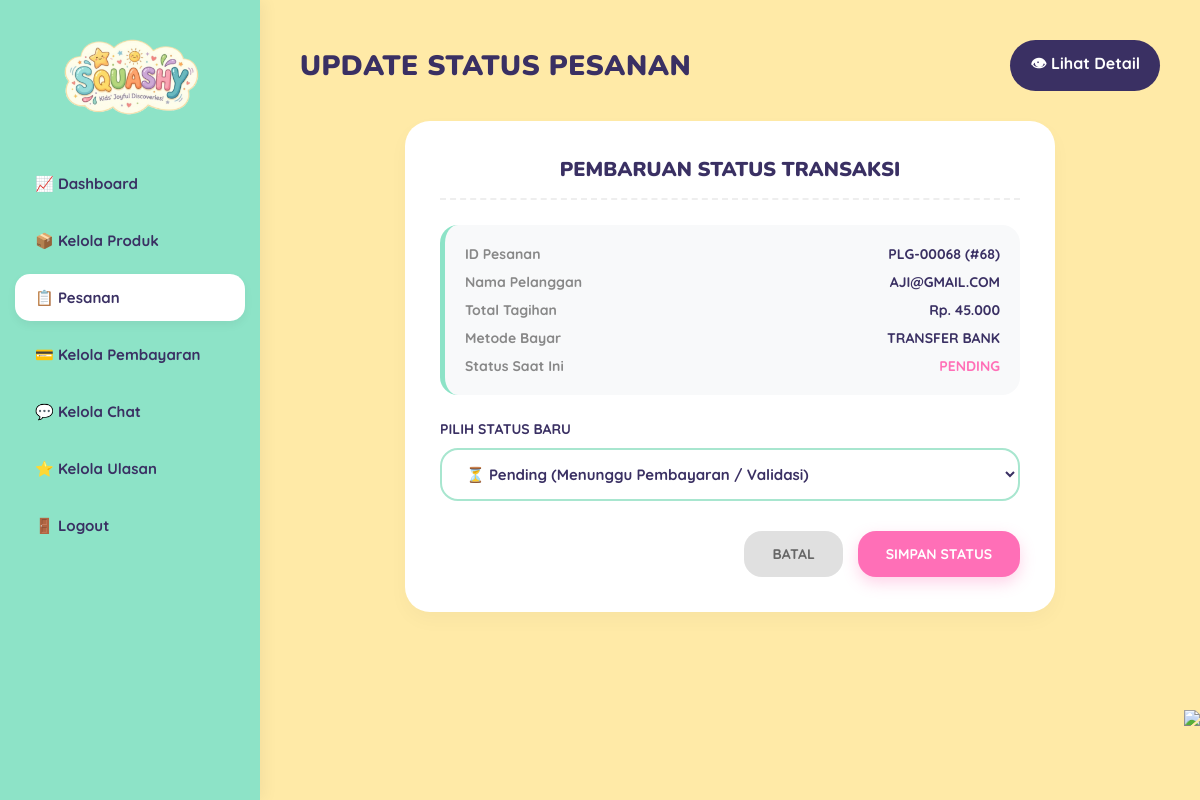
Page /admin/update_status.php?id=68 on the committed database.
### tables this page shows
CREATE TABLE `payment` (
  `id_payment` int NOT NULL,
  `id_order` int NOT NULL,
  `metode_pembayaran` varchar(255) DEFAULT NULL,
  `status_pembayaran` varchar(100) DEFAULT 'pending',
  `waktu_bayar` timestamp NULL DEFAULT CURRENT_TIMESTAMP
);

CREATE TABLE `order` (
  `id_order` int NOT NULL,
  `id_user` int NOT NULL,
  `nomer_hp` varchar(20) DEFAULT NULL,
  `nama_pembeli` varchar(255) NOT NULL,
  `tanggal_pesanan` timestamp NULL DEFAULT CURRENT_TIMESTAMP,
  `total_tagihan` int NOT NULL,
  `status_pesanan` enum('pending','dibayar','diproses','dikirim','selesai','dibatalkan') DEFAULT 'pending'
);

### admin/update_status.php (the view, shortened to what this page needs)
<?php
require_once '../config/database.php';
$id_order = intval($_GET['id']);
$query_order = "
SELECT o.*, p.status_pembayaran, p.metode_pembayaran
FROM `order` o
LEFT JOIN payment p ON o.id_order = p.id_order
WHERE o.id_order = $id_order
";
$result_order = mysqli_query($conn, $query_order);
$order = mysqli_fetch_assoc($result_order);
$display_id = "PLG-" . str_pad($order['id_order'], 5, "0", STR_PAD_LEFT);
?>
<!DOCTYPE html>
<html lang="id">
<head>
</head>
<body>
    <?php require_once '../components/layout/header_admin.php'; ?>
    <div class="main-content">
        <div class="header-dash">
            <h1>UPDATE STATUS PESANAN</h1>
            <a href="detail_pesanan.php?id=<?= $id_order ?>" class="btn-back-link">👁 Lihat Detail</a>
        </div>
        <div class="form-card">
            <h3>Pembaruan Status Transaksi</h3>
            <div class="info-box">
                <div class="info-row">
                    <span class="info-label">ID Pesanan</span>
                    <span><?= $display_id ?> (#<?= $order['id_order'] ?>)</span>
                </div>
                <div class="info-row">
                    <span class="info-label">Nama Pelanggan</span>
                    <span><?= htmlspecialchars(strtoupper($order['nama_pembeli'])) ?></span>
                </div>
                <div class="info-row">
                    <span class="info-label">Total Tagihan</span>
                    <span>Rp. <?= number_format($order['total_tagihan'], 0, ',', '.') ?></span>
                </div>
                <div class="info-row">
                    <span class="info-label">Metode Bayar</span>
                    <span><?= htmlspecialchars(strtoupper($order['metode_pembayaran'] ?? '-')) ?></span>
                </div>
                <div class="info-row">
                    <span class="info-label">Status Saat Ini</span>
                    <span style="font-weight: 900; color: var(--pink-accent); text-transform: uppercase;">
                        <?= htmlspecialchars($order['status_pesanan'] ?? 'pending') ?>
                    </span>
                </div>
            </div>
            <form method="POST">
                <div class="form-group">
                    <label for="status_pesanan">Pilih Status Baru</label>
                    <select name="status_pesanan" id="status_pesanan" class="select-status" required>
                        <option value="pending" <?= strtolower($order['status_pesanan']) === 'pending' ? 'selected' : '' ?>>⏳ Pending (Menunggu Pembayaran / Validasi)</option>
                    </select>
                </div>
                <div class="btn-group">
                    <a href="kelola_pesanan.php" class="btn-cancel">Batal</a>
                    <button type="submit" class="btn-submit">Simpan Status</button>
                </div>
            </form>
        </div>
    </div>
    <img src="../assets/images/decor-right.png" class="decor-flower-bottom">
</body>
</html>

### admin/update_status.php (style rules this page uses)
:root { --mint-bg: #8DE3C7; --cream-bg: #FFEAA7; --dark-purple: #3A3063; --orange-card: #F2994A; --green-card: #27AE60; --soft-green: #A8E6CF; --white: #FFFFFF; --pink-accent: #FF6FB7; --gray-light: #F8F9FA; }
* { margin: 0; padding: 0; box-sizing: border-box; }
body { font-family: 'Quicksand', sans-serif; background-color: var(--cream-bg); color: var(--dark-purple); min-height: 100vh; display: flex; }
.main-content { margin-left: 260px; flex: 1; padding: 40px; position: relative; min-height: 100vh; }
.header-dash { display: flex; justify-content: space-between; align-items: center; margin-bottom: 30px; gap: 16px; flex-wrap: wrap; }
.header-dash h1 { font-family: 'Nunito', sans-serif; font-size: 28px; font-weight: 900; letter-spacing: 0.5px; }
.btn-back-link { display: inline-flex; align-items: center; justify-content: center; gap: 8px; padding: 12px 20px; border-radius: 999px; background: var(--dark-purple); color: var(--white); font-weight: 700; text-decoration: none; transition: transform 0.2s ease, box-shadow 0.2s ease; }
.form-card { background: white; border-radius: 25px; padding: 35px; box-shadow: 0 8px 20px rgba(0, 0, 0, 0.03); max-width: 650px; margin: 0 auto; }
.form-card h3 { font-family: 'Nunito', sans-serif; font-size: 20px; font-weight: 900; margin-bottom: 25px; text-transform: uppercase; text-align: center; color: var(--dark-purple); border-bottom: 2px dashed #EEEEEE; padding-bottom: 15px; }
.info-box { background-color: var(--gray-light); border-radius: 18px; padding: 20px; margin-bottom: 25px; border-left: 5px solid var(--mint-bg); }
.info-row { display: flex; justify-content: space-between; margin-bottom: 10px; font-size: 14px; font-weight: 700; }
.info-row:last-child { margin-bottom: 0; }
.info-label { color: #888888; }
.form-group { margin-bottom: 25px; }
.form-group label { display: block; font-size: 14px; font-weight: 900; margin-bottom: 10px; text-transform: uppercase; color: var(--dark-purple); }
.select-status { width: 100%; padding: 14px 20px; border: 2px solid var(--soft-green); border-radius: 18px; font-family: 'Quicksand', sans-serif; font-weight: 700; font-size: 15px; color: var(--dark-purple); outline: none; background-color: white; cursor: pointer; transition: border-color 0.2s; }
.btn-group { display: flex; gap: 15px; justify-content: flex-end; margin-top: 30px; }
.btn-submit { background-color: var(--pink-accent); color: white; border: none; padding: 14px 28px; border-radius: 18px; font-family: 'Quicksand', sans-serif; font-weight: 900; font-size: 14px; cursor: pointer; box-shadow: 0 6px 15px rgba(255, 111, 183, 0.3); text-transform: uppercase; transition: transform 0.2s, box-shadow 0.2s; }
.btn-cancel { background-color: #E0E0E0; color: #666666; border: none; padding: 14px 28px; border-radius: 18px; font-family: 'Quicksand', sans-serif; font-weight: 900; font-size: 14px; cursor: pointer; text-decoration: none; text-transform: uppercase; transition: transform 0.2s; }
.decor-flower-bottom { position: fixed; bottom: 0; right: 0; height: 90px; pointer-events: none; z-index: 10; }

### components/layout/header_admin.php (style rules this page uses)
:root { --mint-bg: #8DE3C7; --cream-bg: #FFEAA7; --dark-purple: #3A3063; --white: #FFFFFF; }
body { margin: 0; font-family: 'Quicksand', sans-serif; background-color: var(--cream-bg); color: var(--dark-purple); display: flex; }
.main-content { margin-left: 260px; flex: 1; padding: 40px; min-height: 100vh; }

### rows in the picture
payment: id_order.id_order "PLG-00068", id_order.id_order "68", id_order.nama_pembeli "AJI@GMAIL.COM", id_order.total_tagihan "45.000", metode_pembayaran "TRANSFER BANK", id_order.status_pesanan "PENDING"
order: status_pesanan "⏳ Pending (Menunggu Pembayaran / Validasi)"
